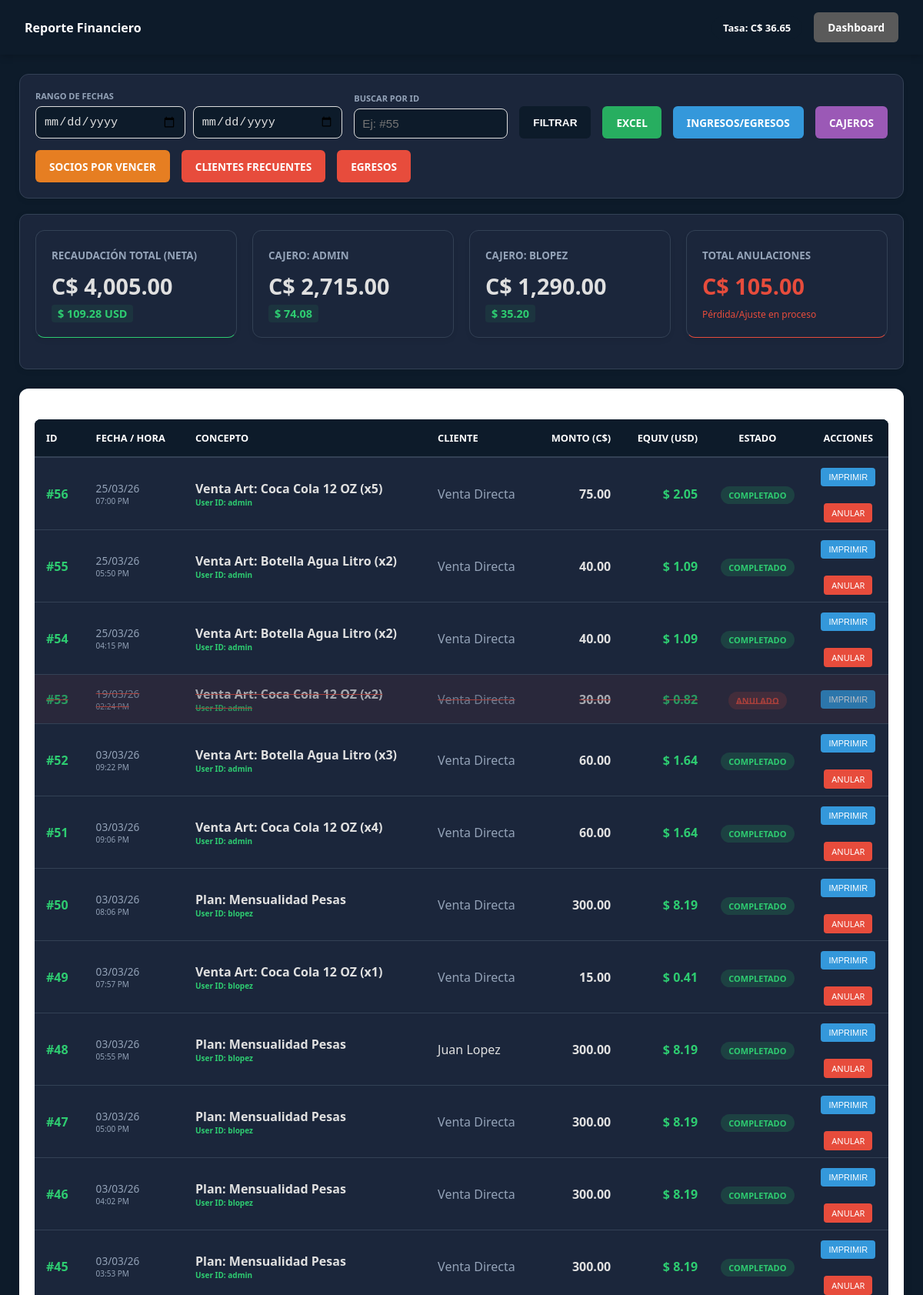
Screenshot of /views/admin/reportes.php (signed in, upper part) with the database file from the repository.
### tables this page shows
CREATE TABLE `ventas` (
  `id` int(11) NOT NULL,
  `id_usuario` int(11) NOT NULL,
  `id_caja` int(11) DEFAULT NULL,
  `id_socio` int(11) DEFAULT NULL,
  `monto_total` decimal(10,2) NOT NULL,
  `tasa_cambio_momento` decimal(10,4) DEFAULT 36.6243,
  `moneda_original` varchar(3) DEFAULT 'NIO',
  `concepto` varchar(255) NOT NULL,
  `cantidad` int(11) DEFAULT 1,
  `tipo_item` enum('PLAN','PRODUCTO') NOT NULL,
  `id_item_referencia` int(11) DEFAULT NULL,
  `cantidad_item` int(11) DEFAULT 1,
  `metodo_pago` enum('EFECTIVO','TRANSFERENCIA') DEFAULT 'EFECTIVO',
  `fecha_venta` timestamp NOT NULL DEFAULT current_timestamp(),
  `estado` varchar(20) DEFAULT 'COMPLETADO'
);

CREATE TABLE `usuarios` (
  `id` int(11) NOT NULL,
  `nombre` varchar(50) NOT NULL,
  `apellido` varchar(50) NOT NULL,
  `usuario` varchar(50) NOT NULL,
  `cedula` varchar(20) NOT NULL,
  `password` varchar(255) NOT NULL,
  `telefono` varchar(20) DEFAULT NULL,
  `rol` enum('ADMIN','CAJA') NOT NULL DEFAULT 'CAJA',
  `fecha_creacion` timestamp NOT NULL DEFAULT current_timestamp()
);

CREATE TABLE `socios` (
  `id` int(11) NOT NULL,
  `nombre` varchar(50) NOT NULL,
  `apellido` varchar(50) NOT NULL,
  `cedula` varchar(20) DEFAULT NULL,
  `edad` int(3) DEFAULT NULL,
  `telefono` varchar(20) DEFAULT NULL,
  `enfermedad` text DEFAULT NULL,
  `fecha_ingreso` date NOT NULL,
  `emergencia_contacto` varchar(100) DEFAULT NULL,
  `foto_ruta` varchar(255) DEFAULT 'default.png',
  `estado` enum('ACTIVO','INACTIVO','DEUDOR') DEFAULT 'ACTIVO',
  `fecha_vencimiento` date DEFAULT NULL,
  `fecha_renovacion` date DEFAULT NULL,
  `id_plan` int(11) DEFAULT NULL
);

### config/AppConfig.php (called while the page is built, shortened)
<?php
class AppConfig {
    private $conn;
    private $table_name = "configuracion";
    public function __construct($db) {
        $this->conn = $db;
    }
    private function asegurarColumnaTema() {
        try {
            $this->conn->exec("ALTER TABLE configuracion ADD COLUMN tema VARCHAR(20) DEFAULT 'default'");
        } catch (PDOException $e) {}
    }
    public function obtenerConfig() {
        $query = "SELECT * FROM " . $this->table_name . " WHERE id = 1 LIMIT 1";
        $stmt = $this->conn->prepare($query);
        $stmt->execute();
        $this->config_cache = $stmt->fetch(PDO::FETCH_ASSOC);
        return $this->config_cache;
    }
}

### classes/Reporte.php (called while the page is built, shortened)
<?php
class Reporte {
    private $db;
    public function __construct($db) {
        $this->db = $db;
    }
    public function getVentas($desde = null, $hasta = null) {
        $sql = "SELECT v.*, s.nombre, s.apellido, u.usuario as user_id, u.rol as user_rol
                FROM ventas v
                LEFT JOIN socios s ON v.id_socio = s.id
                LEFT JOIN usuarios u ON v.id_usuario = u.id";
        $params = [];
        $sql .= " ORDER BY v.fecha_venta DESC";
        $stmt = $this->db->prepare($sql);
        $stmt->execute($params);
        return $stmt->fetchAll(PDO::FETCH_ASSOC);
    }
    public function getResumenPorCajero($desde = null, $hasta = null) {
        $sql = "SELECT u.usuario as nombre_persona, SUM(v.monto_total) as recaudado
                FROM ventas v
                JOIN usuarios u ON v.id_usuario = u.id
                WHERE v.estado != 'ANULADO'";
        $params = [];
        $sql .= " GROUP BY u.id";
        $stmt = $this->db->prepare($sql);
        $stmt->execute($params);
        return $stmt->fetchAll(PDO::FETCH_ASSOC);
    }
}

### views/admin/reportes.php (the view, shortened to what this page needs)
<?php
$tema = $_SESSION['tema'] ?? 'default';
require_once "../../classes/Reporte.php";
require_once "../../config/AppConfig.php";
$db = (new Database())->getConnection();
$reporteObj = new Reporte($db);
$configObj = new AppConfig($db);
$config = $configObj->obtenerConfig();
$tasa_cambio = $config['tasa_cambio'] ?? 36.65;
$fechaI = $_GET['desde'] ?? null;
$fechaF = $_GET['hasta'] ?? null;
$ventas = $reporteObj->getVentas($fechaI, $fechaF);
$resumenCajeros = $reporteObj->getResumenPorCajero($fechaI, $fechaF);
$totalRecaudado = 0;
$totalAnulado = 0;
foreach ($ventas as $v) {
    if ($v['estado'] !== 'ANULADO') {
        $totalRecaudado += $v['monto_total'];
    } else {
        $totalAnulado += $v['monto_total'];
    }
}
?>
<!DOCTYPE html>
<html lang="es">
<head>
    <link rel="stylesheet" href="../../public/css/estilos.css">
</head>
<body class="<?php echo ($tema !== 'default') ? 'tema-' . $tema : ''; ?>">
    <header>
        <div class="logo"><h2><i class="fas fa-chart-line"></i> Reporte Financiero</h2></div>
        <div style="display:flex; align-items:center; gap:15px;">
            <span class="tasa-badge">Tasa: C$ <?= number_format($tasa_cambio, 2) ?></span>
            <a href="../dashboard.php" class="btn-volver gris"><i class="fas fa-arrow-left"></i> Dashboard</a>
        </div>
    </header>
    <div class="dashboard-wrapper">
        <form method="GET" class="filtro-container">
            <div style="flex:1;">
                <label style="display:block; font-size:11px; font-weight:bold; color:var(--text-muted);">RANGO DE FECHAS</label>
                <div style="display:flex; gap:10px;">
                    <input type="date" name="desde" value="<?= $fechaI ?>" style="padding:10px; border:1px solid #ddd; border-radius:8px; flex:1;">
                    <input type="date" name="hasta" value="<?= $fechaF ?>" style="padding:10px; border:1px solid #ddd; border-radius:8px; flex:1;">
                </div>
            </div>
            <div style="width: 200px;">
                <label style="display:block; font-size:11px; font-weight:bold; color:var(--text-muted);">BUSCAR POR ID</label>
                <input type="number" name="buscar_id" value="<?= $_GET['buscar_id'] ?? '' ?>" placeholder="Ej: #55" style="padding:10px; border:1px solid #ddd; border-radius:8px; width:100%;">
            </div>
            <button type="submit" class="btn-accion" style="height:42px;"><i class="fas fa-search"></i> FILTRAR</button>
            <a href="../../controllers/ExportController.php?type=ventas&desde=<?= $fechaI ?>&hasta=<?= $fechaF ?>"
               class="btn-accion" style="background:#27ae60; text-decoration:none; height:42px; display:flex; align-items:center;"><i class="fas fa-file-excel"></i> EXCEL</a>
            <a href="reporte_ingresos.php" class="btn-accion" style="background:#3498db; text-decoration:none; height:42px; display:flex; align-items:center;"><i class="fas fa-chart-pie"></i> INGRESOS/EGRESOS</a>
            <a href="reporte_cajeros.php" class="btn-accion" style="background:#9b59b6; text-decoration:none; height:42px; display:flex; align-items:center;"><i class="fas fa-user-tie"></i> CAJEROS</a>
            <a href="reporte_socios_vencer.php" class="btn-accion" style="background:#e67e22; text-decoration:none; height:42px; display:flex; align-items:center;"><i class="fas fa-user-clock"></i> SOCIOS POR VENCER</a>
            <a href="reporte_clientes_frecuentes.php" class="btn-accion" style="background:#e74c3c; text-decoration:none; height:42px; display:flex; align-items:center;"><i class="fas fa-star"></i> CLIENTES FRECUENTES</a>
            <a href="gestion_egresos.php" class="btn-accion" style="background:#e74c3c; text-decoration:none; height:42px; display:flex; align-items:center;"><i class="fas fa-file-invoice-dollar"></i> EGRESOS</a>
        </form>
        <div class="grid-stats">
            <div class="card-stat" style="border-bottom-color: var(--primary);">
                <small style="color:var(--text-muted); font-weight:bold;">RECAUDACIÓN TOTAL (NETA)</small>
                <h2>C$ <?= number_format($totalRecaudado, 2) ?></h2>
                <span class="monto-usd">$ <?= number_format($totalRecaudado / $tasa_cambio, 2) ?> USD</span>
            </div>
            <?php foreach($resumenCajeros as $rc): ?>
                <div class="card-stat">
                    <small style="color:var(--text-muted); font-weight:bold;">CAJERO: <?= strtoupper($rc['nombre_persona']) ?></small>
                    <h2>C$ <?= number_format($rc['recaudado'], 2) ?></h2>
                    <span class="monto-usd">$ <?= number_format($rc['recaudado'] / $tasa_cambio, 2) ?></span>
                </div>
            <?php endforeach; ?>
            <div class="card-stat" style="border-bottom-color: var(--danger);">
                <small style="color:var(--text-muted); font-weight:bold;">TOTAL ANULACIONES</small>
                <h2 style="color:var(--danger);">C$ <?= number_format($totalAnulado, 2) ?></h2>
                <span style="color:var(--danger); font-size:12px;">Pérdida/Ajuste en proceso</span>
            </div>
        </div>
        <div style="background:white; padding:20px; border-radius:12px; box-shadow: 0 4px 15px rgba(0,0,0,0.05); overflow-x:auto;">
            <table style="width:100%; border-collapse: collapse;">
                <thead>
                    <tr style="background:var(--bg-card); border-bottom:2px solid var(--border-color); color:var(--text-muted);">
                        <th style="padding:15px; text-align:left;">ID</th>
                        <th style="padding:15px; text-align:left;">FECHA / HORA</th>
                        <th style="text-align:left;">CONCEPTO</th>
                        <th style="text-align:left;">CLIENTE</th>
                        <th style="text-align:right;">MONTO (C$)</th>
                        <th style="text-align:right;">EQUIV (USD)</th>
                        <th style="text-align:center;">ESTADO</th>
                        <th style="text-align:center;">ACCIONES</th>
                    </tr>
                </thead>
                <tbody>
                    <?php foreach($ventas as $v): $esAnulado = ($v['estado'] === 'ANULADO'); ?>
                        <tr class="<?= $esAnulado ? 'venta-anulada' : '' ?>" style="border-bottom:1px solid var(--border-color);">
                            <td style="padding:15px; font-weight:bold; color:var(--primary);">#<?= $v['id'] ?></td>
                            <td style="padding:15px; font-size:0.85rem; color:var(--text-muted);">
                                <?= date('d/m/y', strtotime($v['fecha_venta'])) ?>
                                <span style="display:block; font-size:10px; color:var(--text-muted);"><?= date('h:i A', strtotime($v['fecha_venta'])) ?></span>
                            </td>
                            <td>
                                <strong style="color:var(--text-main);"><?= $v['concepto'] ?></strong>
                                <span style="display:block; font-size:10px; color:var(--primary); font-weight:bold;">User ID: <?= $v['user_id'] ?></span>
                            </td>
                            <td style="color:var(--text-main);"><?= $v['nombre'] ? $v['nombre']." ".$v['apellido'] : '<span style="color:var(--text-muted);">Venta Directa</span>' ?></td>
                            <td style="text-align:right; color:var(--text-main);"><strong><?= number_format($v['monto_total'], 2) ?></strong></td>
                            <td style="text-align:right; font-weight:bold; color:var(--primary);">$ <?= number_format($v['monto_total'] / $tasa_cambio, 2) ?></td>
                            <td style="text-align:center;">
                                <span class="status-pill" style="background:<?= $esAnulado ? 'rgba(231,76,60,0.2)':'rgba(39,174,96,0.2)' ?>; color:<?= $esAnulado ? 'var(--danger)' : 'var(--primary)' ?>;">
                                    <?= $v['estado'] ?>
                                </span>
                            </td>
                            <td style="text-align:center;">
                                <button onclick="window.open('../caja/imprimir_recibo.php?id=<?= $v['id'] ?>', 'Ticket', 'width=400,height=600')"
                                        style="background:#3498db; color:white; border:none; padding:6px 10px; border-radius:4px; cursor:pointer; font-size:11px;">
                                    <i class="fas fa-print"></i> IMPRIMIR
                                </button>
                                <?php if (!$esAnulado): ?>
                                    <br><br>
                                    <a href="../../controllers/VentaController.php?action=anular&id=<?= $v['id'] ?>"
                                       style="background:#e74c3c; color:white; padding:5px 10px; border-radius:4px; text-decoration:none; font-size:11px;"
                                       onclick="return confirm('¿ANULAR esta venta? Esto revertirá el stock y la membresía.')">
                                       <i class="fas fa-ban"></i> ANULAR
                                    </a>
                                <?php endif; ?>
                            </td>
                        </tr>
                    <?php endforeach; ?>
                </tbody>
            </table>
        </div>
    </div>
</body>
</html>

### public/css/estilos.css (style rules this page uses)
:root { --primary: #27ae60; --secondary: #2c3e50; --danger: #e74c3c; --warning: #f39c12; --info: #3498db; --dark: #1a1a1a; --light: #f4f4f4; --bg-body: #f4f4f4; --bg-card: #ffffff; --text-main: #333333; --text-muted: #666666; --border-color: #dddddd; --header-bg: #2c3e50; --input-bg: #ffffff; --input-text: #333333; --input-border: #cccccc; --link-color: #2980b9; }
body.tema-darkblue { --primary: #3498db; --secondary: #0d1b2a; --danger: #e74c3c; --warning: #f39c12; --info: #5dade2; --dark: #f4f4f4; --light: #1b263b; --bg-body: #0d1b2a; --bg-card: #1b263b; --text-main: #e0e0e0; --text-muted: #94a3b8; --border-color: #334155; --header-bg: #0d1b2a; --input-bg: #0d1b2a; --input-text: #e0e0e0; --input-border: #334155; --link-color: #3498db; }
* { box-sizing: border-box; }
body { font-family: 'Segoe UI', Tahoma, Geneva, Verdana, sans-serif; background-color: var(--bg-body); color: var(--text-main); margin: 0; }
header { background: var(--header-bg); color: white; padding: 15px 25px; display: flex; justify-content: space-between; align-items: center; box-shadow: 0 2px 10px rgba(0,0,0,0.2); }
.dashboard-wrapper { padding: 25px; max-width: 1400px; margin: 0 auto; }
.card, .stat-card, .actions-box, .chart-box, .tabla-container, .seccion, .filtro-container, .grid-stats, .card-stat, .login-card, .stat-card, .recaudado-header, .calculadora-box, .page-card { background: var(--bg-card); color: var(--text-main); border: 1px solid var(--border-color); border-radius: 10px; padding: 20px; margin-bottom: 20px; box-shadow: 0 2px 8px rgba(0,0,0,0.08); }
.btn-accion, .btn-menu { display: inline-block; padding: 10px 18px; background: var(--secondary); color: white !important; text-decoration: none; border-radius: 6px; font-weight: 600; font-size: 0.85rem; transition: all 0.2s ease; border: none; cursor: pointer; }
.btn-volver { display: inline-block; padding: 8px 15px; background: var(--header-bg); color: white; text-decoration: none; border-radius: 5px; font-size: 0.8rem; font-weight: 600; }
table { width: 100%; border-collapse: collapse; background: var(--bg-card); color: var(--text-main); border-radius: 8px; overflow: hidden; margin-top: 20px; }
th { background: var(--header-bg); color: white; padding: 14px 12px; text-align: left; font-size: 0.8rem; text-transform: uppercase; }
td { padding: 12px; border-bottom: 1px solid var(--border-color); }
input, select, textarea { background: var(--input-bg); color: var(--input-text); border: 1px solid var(--input-border); padding: 12px; border-radius: 6px; font-size: 0.95rem; width: 100%; }
label { color: var(--text-muted); font-weight: 600; font-size: 0.8rem; margin-bottom: 6px; display: block; }
h1, h2, h3, h4, h5, h6 { color: var(--text-main); margin-top: 0; }
a { color: var(--link-color); text-decoration: none; }
.filtro-container { display: flex; align-items: flex-end; gap: 15px; flex-wrap: wrap; }
.tasa-badge { background: var(--header-bg); color: white; padding: 6px 15px; border-radius: 20px; font-size: 13px; font-weight: bold; }
.logo h2 { color: white; font-size: 1rem; margin: 0; }
body.tema-oscuro header h2, body.tema-darkblue header h2 { color: white; }
body.tema-oscuro .logo h2, body.tema-darkblue .logo h2 { color: white; }
.btn-volver { display: inline-block; padding: 10px 18px; background: var(--secondary); color: white !important; text-decoration: none; border-radius: 6px; font-weight: 600; font-size: 0.85rem; transition: all 0.2s ease; }
.btn-volver.gris { background: #7f8c8d; }
body.tema-oscuro .btn-volver.gris, body.tema-darkblue .btn-volver.gris { background: #5a5a5a; }

### rows the page displays
ventas: id "56", fecha_venta "25/03/26", fecha_venta "07:00 PM", concepto "Venta Art: Coca Cola 12 OZ (x5)", id_usuario.usuario "admin", shows "Venta Directa", monto_total "75.00", $v['monto_total']/$tasa_cambio "2.05", estado "COMPLETADO"
ventas: id "55", fecha_venta "25/03/26", fecha_venta "05:50 PM", concepto "Venta Art: Botella Agua Litro (x2)", id_usuario.usuario "admin", shows "Venta Directa", monto_total "40.00", $v['monto_total']/$tasa_cambio "1.09", estado "COMPLETADO"
ventas: id "54", fecha_venta "25/03/26", fecha_venta "04:15 PM", concepto "Venta Art: Botella Agua Litro (x2)", id_usuario.usuario "admin", shows "Venta Directa", monto_total "40.00", $v['monto_total']/$tasa_cambio "1.09", estado "COMPLETADO"
ventas: id "53", fecha_venta "19/03/26", fecha_venta "02:24 PM", concepto "Venta Art: Coca Cola 12 OZ (x2)", id_usuario.usuario "admin", shows "Venta Directa", monto_total "30.00", $v['monto_total']/$tasa_cambio "0.82", estado "ANULADO"
ventas: id "52", fecha_venta "03/03/26", fecha_venta "09:22 PM", concepto "Venta Art: Botella Agua Litro (x3)", id_usuario.usuario "admin", shows "Venta Directa", monto_total "60.00", $v['monto_total']/$tasa_cambio "1.64", estado "COMPLETADO"
ventas: id "51", fecha_venta "03/03/26", fecha_venta "09:06 PM", concepto "Venta Art: Coca Cola 12 OZ (x4)", id_usuario.usuario "admin", shows "Venta Directa", monto_total "60.00", $v['monto_total']/$tasa_cambio "1.64", estado "COMPLETADO"
ventas: id "50", fecha_venta "03/03/26", fecha_venta "08:06 PM", concepto "Plan: Mensualidad Pesas", id_usuario.usuario "blopez", shows "Venta Directa", monto_total "300.00", $v['monto_total']/$tasa_cambio "8.19", estado "COMPLETADO"
ventas: id "49", fecha_venta "03/03/26", fecha_venta "07:57 PM", concepto "Venta Art: Coca Cola 12 OZ (x1)", id_usuario.usuario "blopez", shows "Venta Directa", monto_total "15.00", $v['monto_total']/$tasa_cambio "0.41", estado "COMPLETADO"
ventas: id "48", fecha_venta "03/03/26", fecha_venta "05:55 PM", concepto "Plan: Mensualidad Pesas", id_usuario.usuario "blopez", id_socio.nombre "Juan", id_socio.apellido "Lopez", monto_total "300.00", $v['monto_total']/$tasa_cambio "8.19", estado "COMPLETADO"
ventas: id "47", fecha_venta "03/03/26", fecha_venta "05:00 PM", concepto "Plan: Mensualidad Pesas", id_usuario.usuario "blopez", shows "Venta Directa", monto_total "300.00", $v['monto_total']/$tasa_cambio "8.19", estado "COMPLETADO"
ventas: id "46", fecha_venta "03/03/26", fecha_venta "04:02 PM", concepto "Plan: Mensualidad Pesas", id_usuario.usuario "blopez", shows "Venta Directa", monto_total "300.00", $v['monto_total']/$tasa_cambio "8.19", estado "COMPLETADO"
ventas: id "45", fecha_venta "03/03/26", fecha_venta "03:53 PM", concepto "Plan: Mensualidad Pesas", id_usuario.usuario "admin", shows "Venta Directa", monto_total "300.00", $v['monto_total']/$tasa_cambio "8.19", estado "COMPLETADO"

### other values shown
$tasa_cambio "36.65"
$totalRecaudado "4,005.00"
$totalRecaudado / $tasa_cambio "109.28"
$rc['nombre_persona'] "ADMIN"
$rc['recaudado'] "2,715.00"
$rc['recaudado'] / $tasa_cambio "74.08"
$rc['nombre_persona'] "BLOPEZ"
$rc['recaudado'] "1,290.00"
$rc['recaudado'] / $tasa_cambio "35.20"
$totalAnulado "105.00"
